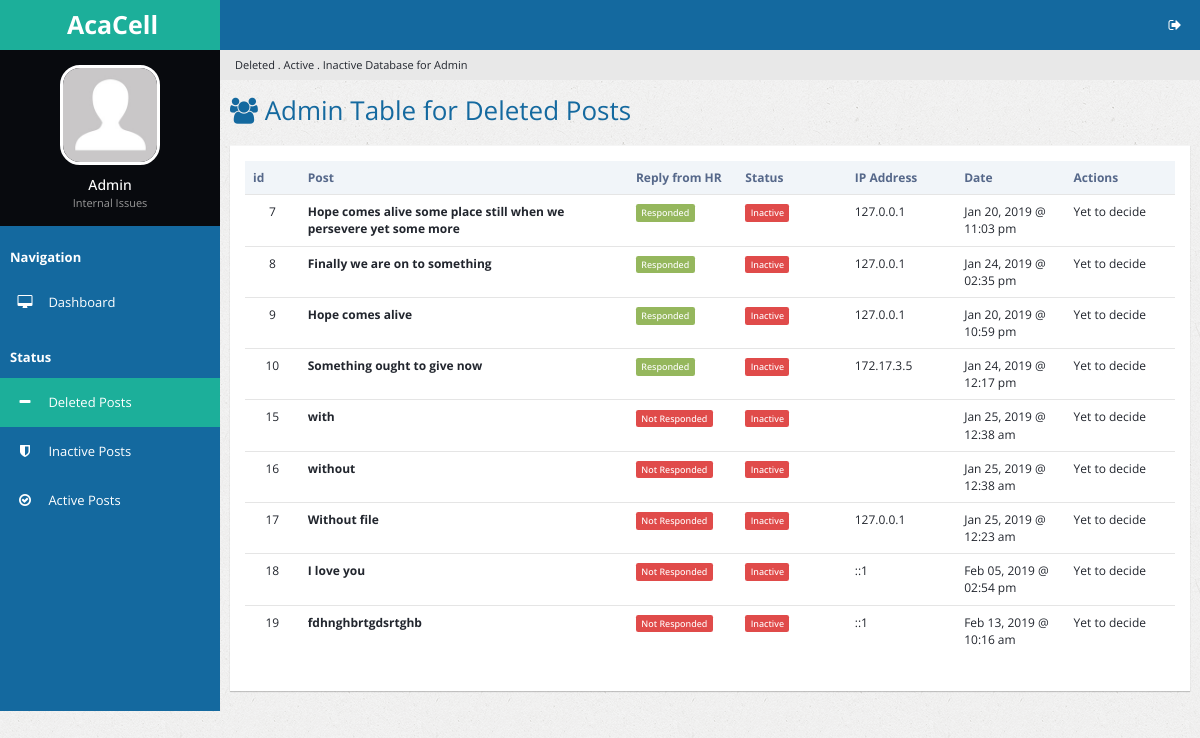
/delposts.php, run on an earlier commit of the app's database.
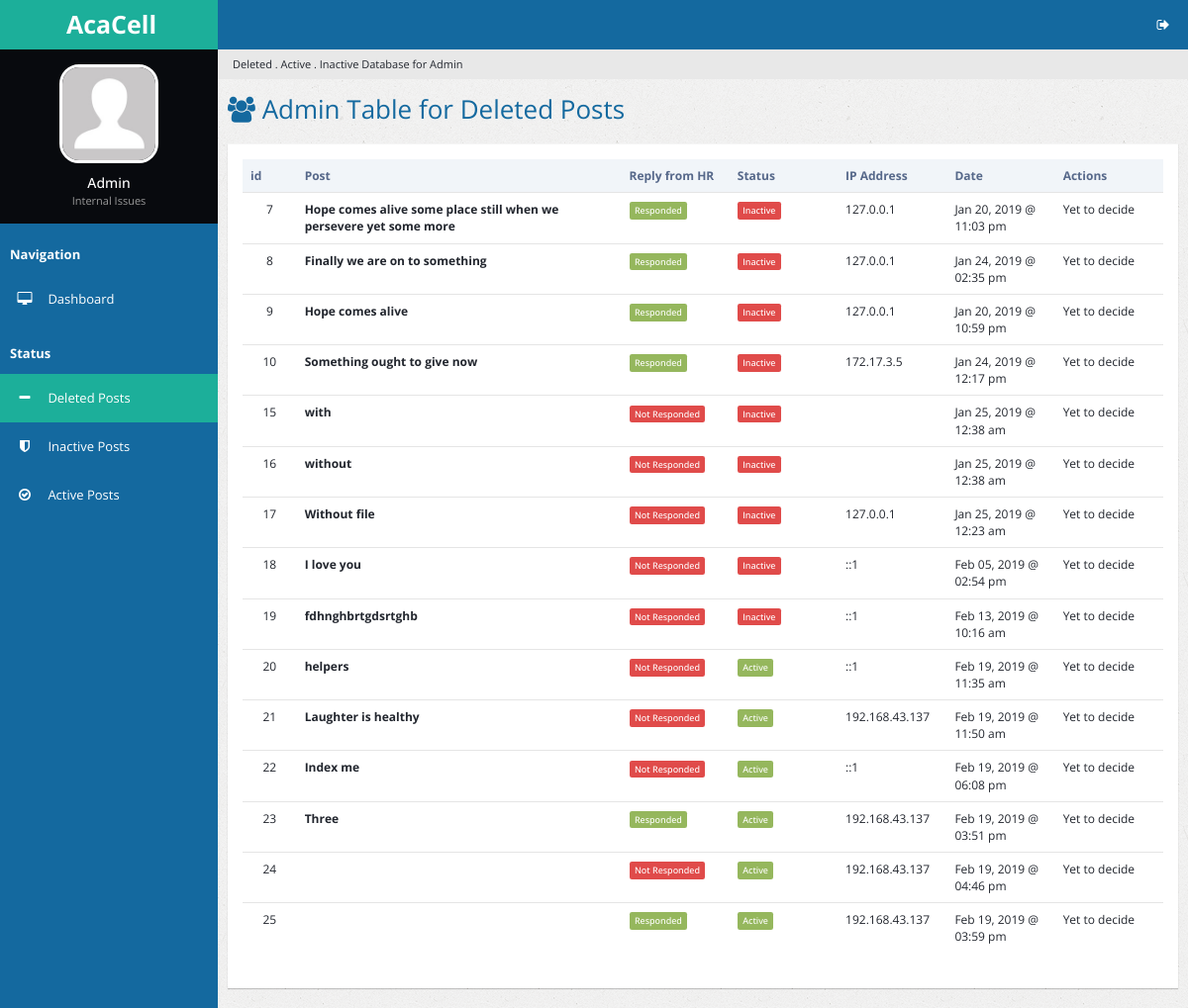
And on a later commit of the database.
### tables this page shows
CREATE TABLE `del_complaints` (
  `del_c_id` int(32) NOT NULL,
  `c_id` int(32) NOT NULL,
  `c_value` varchar(2048) NOT NULL,
  `c_division` varchar(64) NOT NULL,
  `c_date_created` int(16) NOT NULL,
  `c_ip_address` varchar(64) NOT NULL,
  `c_date_stop_display` int(16) NOT NULL,
  `c_image_name1` varchar(64) NOT NULL
);

### delposts.php (the view, shortened to what the changed rows need)
<?php
    include 'handlers/dbcon.php';
?>
<!DOCTYPE html>
<html lang="en">
<head>
        <link rel="stylesheet" type="text/css" id="theme" href="css/theme-default.css"/>
    </head>
    <body>
        <div class="page-container">
            <div class="page-content">
                <div class="page-title">
                    <h2><span class="fa fa-users"></span> Admin Table for Deleted Posts</h2>
                </div>
                <div class="page-content-wrap">
                    <div class="row">
                        <div class="col-md-12">
                            <div class="panel panel-default">
                                <div class="panel-body">
                                    <table id="customers2" class="table datatable">
                                        <thead>
                                            <tr>
                                                <th width="50">id</th>
                                                <th width="300">Post</th>
                                                <th width="100">Reply from HR</th>
                                                <th width="100">Status</th>
                                                <th width="100">IP Address</th>
                                                <th width="100">Date</th>
                                                <th width="100">Actions</th>
                                            </tr>
                                        </thead>
                                        <tbody>
                                          <?php
                                            $sql_delpostdisplay = "SELECT * FROM del_complaints";
                                            $success_delpostdisplay = mysqli_query($link, $sql_delpostdisplay);
                                            $cur_time = time();
                                            if ($success_delpostdisplay->num_rows > 0) {
                                              while($rows = $success_delpostdisplay->fetch_assoc()){
                                                $id = $rows['c_id'];
                                                $sql_commentpresent = "SELECT * FROM comments WHERE c_id = '$id'";
                                                $success_commentpresent = mysqli_query($link, $sql_commentpresent);
                                          ?>
                                                <tr id="trow<?php echo $rows['del_c_id']; ?>">
                                                  <td class="text-center"> <?php echo $rows['del_c_id'];; ?> </td>
                                                  <td><strong><?php echo $rows['c_value']; ?></strong></td>
                                                  <td>
                                                    <?php
                                                    if ($success_commentpresent->num_rows > 0) {?>
                                                        <span class='label label-success'>Responded</span>
                                                    <?php }
                                                    elseif ($success_commentpresent->num_rows == 0) {?>
                                                      <span class='label label-danger'>Not Responded</span>
                                                    <?php } ?>
                                                  </td>
                                                  <td><?php
                                                    if ($cur_time < $rows['c_date_stop_display']) {
                                                      echo "<span class='label label-success'>Active</span>";
                                                    }
                                                    elseif ($cur_time > $rows['c_date_stop_display']){
                                                      echo "<span class='label label-danger'>Inactive</span>";
                                                    } ?>
                                                    </td>
                                                    <td><?php echo $rows['c_ip_address']; ?></td>
                                                    <td><?php echo date("M d, Y @ h:i a", $rows['c_date_created']); ?></td>
                                                    <td>Yet to decide</td>
                                                </tr>
                                          <?php
                                                }
                                              }
                                          ?>
                                            </tbody>
                                    </table>
                                </div>
                            </div>
                        </div>
                    </div>
                </div>
            </div>
        </div>
    </body>
</html>

What changed in the data, as far as the page shows it:
added del_complaints: del_c_id "20", c_value "helpers", shows "Not Responded", c_date_stop_display "Active", c_ip_address "::1", c_date_created "Feb 19, 2019 @ 11:35 am"
added del_complaints: del_c_id "21", c_value "Laughter is healthy", shows "Not Responded", c_date_stop_display "Active", c_ip_address "192.168.43.137", c_date_created "Feb 19, 2019 @ 11:50 am"
added del_complaints: del_c_id "22", c_value "Index me", shows "Not Responded", c_date_stop_display "Active", c_ip_address "::1", c_date_created "Feb 19, 2019 @ 06:08 pm"
added del_complaints: del_c_id "23", c_value "Three", shows "Responded", c_date_stop_display "Active", c_ip_address "192.168.43.137", c_date_created "Feb 19, 2019 @ 03:51 pm"
added del_complaints: del_c_id "24", shows "Not Responded", c_date_stop_display "Active", c_ip_address "192.168.43.137", c_date_created "Feb 19, 2019 @ 04:46 pm"
added del_complaints: del_c_id "25", shows "Responded", c_date_stop_display "Active", c_ip_address "192.168.43.137", c_date_created "Feb 19, 2019 @ 03:59 pm"
